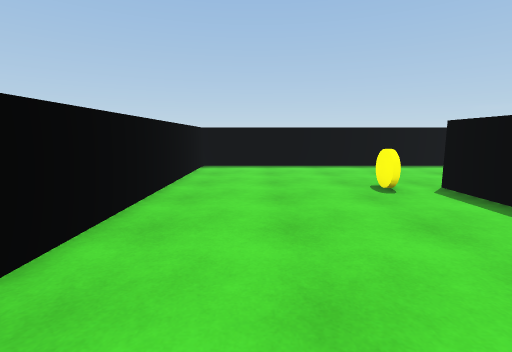
View 1 (above)

13 first-person views from a walk through a Unity game level. The camera is 1.3 m above the floor, tilts 8° down and sees 85° across. The floor is counted in squares, 1 m on a side. Each view is taken from the middle of a square. On the plan, view 1 faces up. The plan holds only what a view shows up to about 13 squares ahead; the rest is blank. The place goes on beyond the plan. The player is left out. Surface patterns are stand-ins for the level's own textures.

View 2
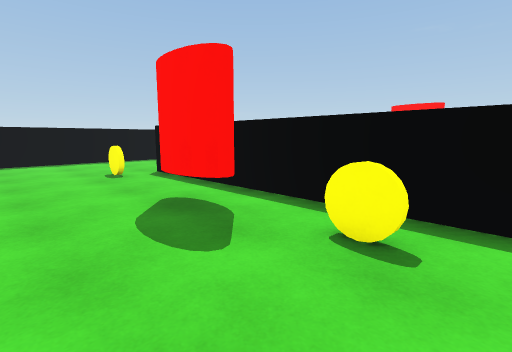

View 3
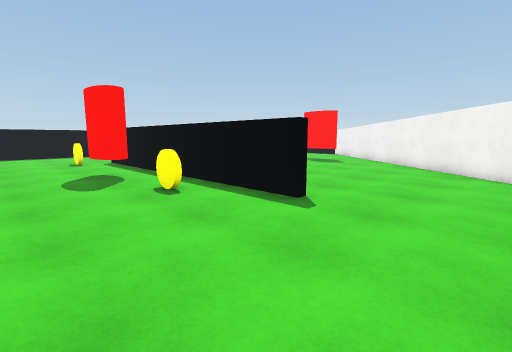

View 4
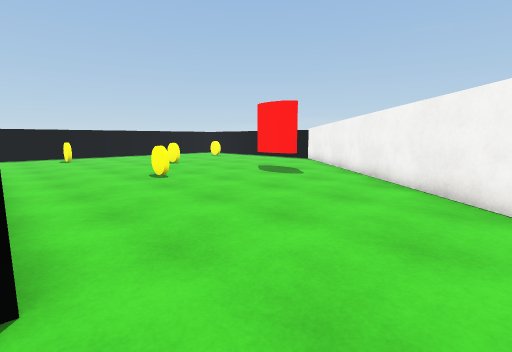

View 5
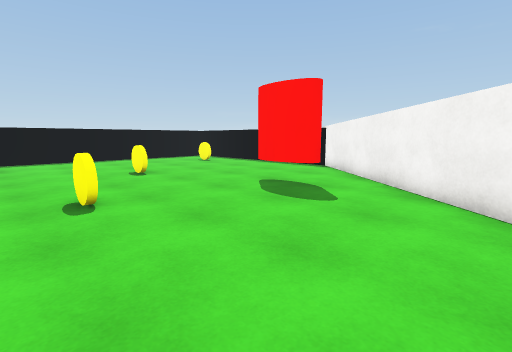

View 6
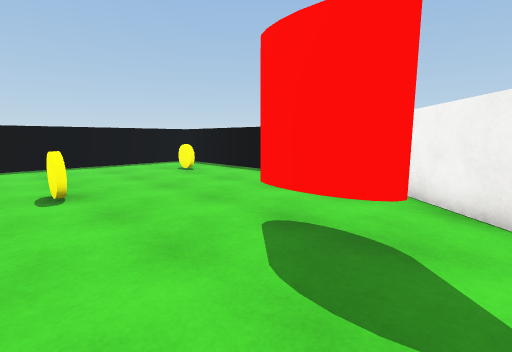

View 7
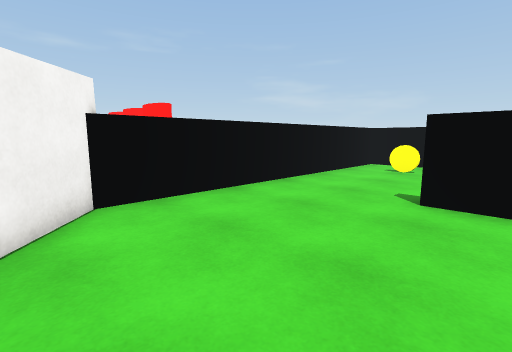

View 8
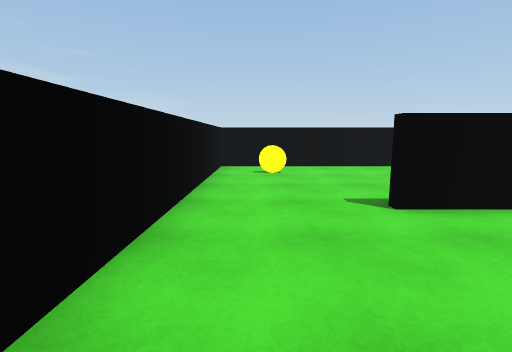

View 9
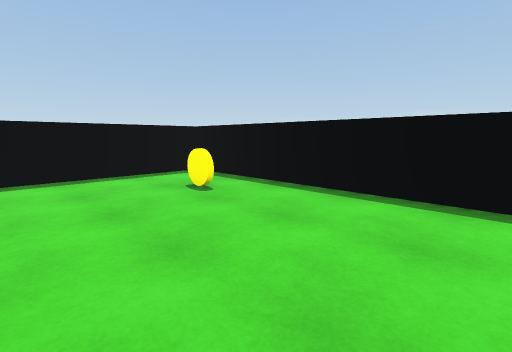

View 10
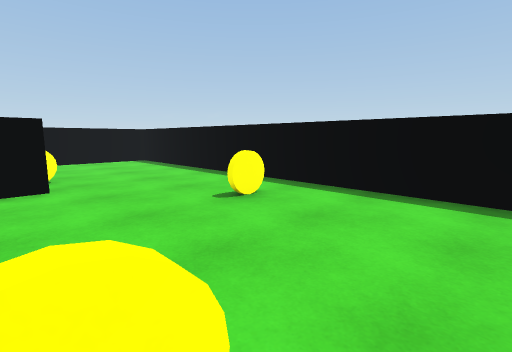

View 11
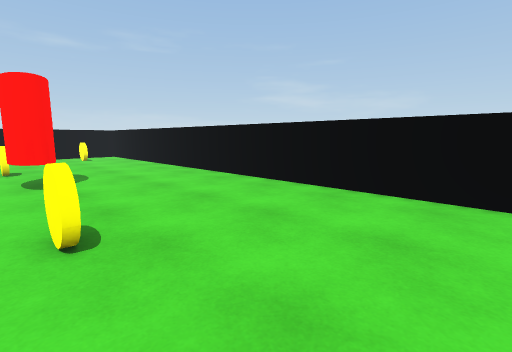

View 12
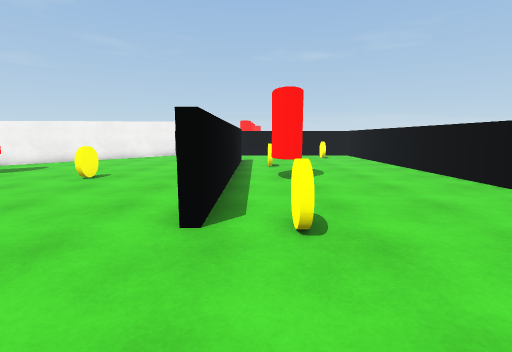

View 13
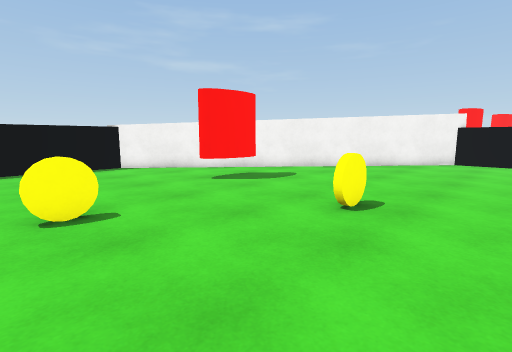

### Floor plan
Points are (right, up) in squares from view 1. A wall is a line through its corners. A room is listed if a view was taken in it or the views show most of it. See-through windows are left out.
Room 1 (views 1, 2, 3, 4, 5, 6, 7, 8, 9, 10, 11, 12, 13)
walls: (5.1, 7.1) (5.1, 6.2); (5.1, -2.4) (5.1, -4.5); (4.8, -4.5) (4.8, 7.1); (9.6, -8.5) (19.2, 2.8) (19.2, 12.6) (-2.4, 12.6) (-2.4, -8.5) (9.6, -8.5)
objects: yellow coin (0, -6); yellow coin (3, -2); cylinder (3, 1) to (3, 2); yellow coin (3, 7); yellow coin (8, 10); yellow coin (9, 2); yellow coin (12, 6); cylinder (14, 0) to (14, 2); yellow coin (17, 9)

Where each view was taken, in squares from view 1:
view 1: 0 up, 0 right, facing up
view 2: 3 down, 0 right, facing up-right
view 3: 8 down, 0 right, facing up-right
view 4: 7 down, 5 right, facing up-right
view 5: 4 down, 8 right, facing up-right
view 6: 1 down, 11 right, facing up-right
view 7: 3 down, 11 right, facing down-left
view 8: 7 down, 10 right, facing left
view 9: 3 up, 13 right, facing up-right
view 10: 6 up, 13 right, facing up-left
view 11: 11 up, 4 right, facing down-left
view 12: 11 up, 4 right, facing down
view 13: 7 up, 7 right, facing down-right
